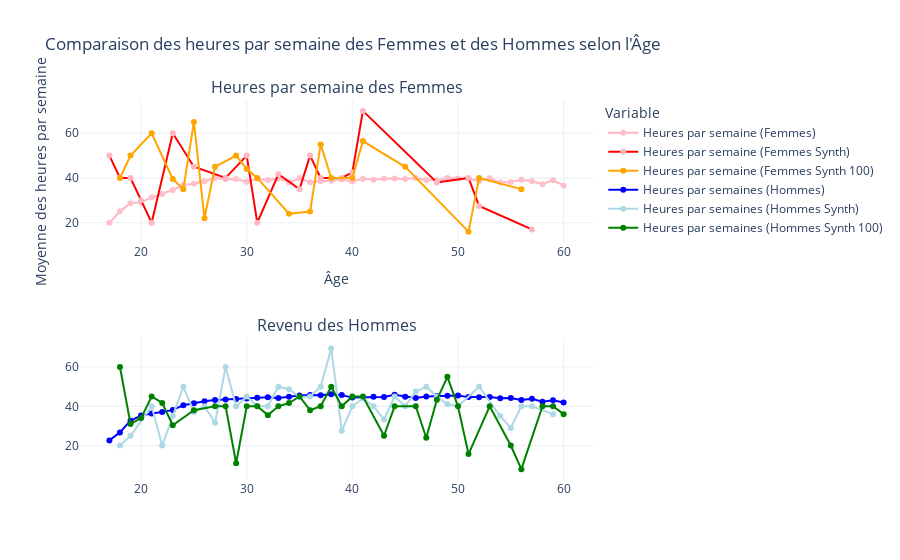

This figure's notebook cell:
### Code cell
import plotly.graph_objects as go
from plotly.subplots import make_subplots

# Créer un subplot avec 2 lignes
fig = make_subplots(rows=2, cols=1, 
                    subplot_titles=("Heures par semaine des Femmes", "Revenu des Hommes"))

# Ajout des heures par semaine pour les femmes (rose)
fig.add_trace(go.Scatter(
    x=women_avg_hours['age'], 
    y=women_avg_hours['hours_per_week'], 
    mode='lines+markers',
    name='Heures par semaine (Femmes)',
    line=dict(color='lightpink'),  # Rose clair
    marker=dict(color='pink'),       # Rose
), row=1, col=1)

# Ajout des heures par semaine pour les femmes dans synth (rose)
fig.add_trace(go.Scatter(
    x=women_avg_hours_synth['age'], 
    y=women_avg_hours_synth['hours_per_week'], 
    mode='lines+markers',
    name='Heures par semaine (Femmes Synth)',
    line=dict(color='red'),          # Rose
    marker=dict(color='lightpink')   # Rose clair
), row=1, col=1)

# Ajout des heures par semaine pour les femmes dans synth 1000 (rose)

fig.add_trace(go.Scatter(
    x = women_avg_hours_synth_1['age'],
    y = women_avg_hours_synth_1['hours_per_week'],
    mode = 'lines+markers',
    name = 'Heures par semaine (Femmes Synth 100)',
    line = dict(color = 'orange'),
    marker = dict(color = 'orange')
), row = 1, col = 1)

# Ajout des revenus pour les hommes (bleu)
fig.add_trace(go.Scatter(
    x=men_avg_income['age'], 
    y=men_avg_income['hours_per_week'], 
    mode='lines+markers',
    name='Heures par semaines (Hommes)',
    line=dict(color='blue'),         # Bleu
    marker=dict(color='blue')   # Bleu clair
), row=2, col=1)

# Ajout des revenus pour les hommes dans synth (bleu clair)
fig.add_trace(go.Scatter(
    x=men_avg_income_synth['age'], 
    y=men_avg_income_synth['hours_per_week'], 
    mode='lines+markers',
    name='Heures par semaines (Hommes Synth)',
    line=dict(color='lightblue'),    # Bleu clair
    marker=dict(color='lightblue')         # Bleu
), row=2, col=1)

# Ajout des revenus pour les hommes dans synth 1000 (bleu clair)
fig.add_trace(go.Scatter(
    x=men_avg_income_synth_1['age'],
    y=men_avg_income_synth_1['hours_per_week'],
    mode='lines+markers',
    name='Heures par semaines (Hommes Synth 100)',
    line=dict(color='green'),
    marker=dict(color='green')
), row=2, col=1)


# Mise en forme du graphique
fig.update_layout(
    title="Comparaison des heures par semaine des Femmes et des Hommes selon l'Âge",
    xaxis_title="Âge",
    yaxis_title="Moyenne des heures par semaine",
    legend_title="Variable",
    template="plotly_white"
)

# Affichage du graphique
fig.show()

### Figure 1 — Plotly figure (JSON) as saved in the notebook; plotly's stock layout.template omitted (floating-point values rounded to 4 significant figures)
{"data": [{"line": {"color": "lightpink"}, "marker": {"color": "pink"}, "mode": "lines+markers", "name": "Heures par semaine (Femmes)", "type": "scatter", "x": [17, 18, 19, 20, 21, 22, 23, 24, 25, 26, 27, 28, 29, 30, 31, 32, 33, 34, 35, 36, 37, 38, 39, 40, 41, 42, 43, 44, 45, 46, 47, 48, 49, 50, 51, 52, 53, 54, 55, 56, 57, 58, 59, 60], "xaxis": "x", "y": [19.94, 25.07, 28.66, 29.07, 31.34, 32.86, 34.64, 36.82, 37.4, 38.5, 40.01, 39.41, 39.58, 38.33, 39.63, 39.02, 39.8, 38.07, 39.88, 38.06, 38.52, 38.76, 39.32, 38.44, 39.63, 39.21, 39.69, 39.72, 39.57, 39.86, 39.13, 38.85, 40, 39.71, 39.6, 38.69, 39.85, 37.92, 38.18, 39.21, 38.58, 37.18, 39.02, 36.57], "yaxis": "y"}, {"line": {"color": "red"}, "marker": {"color": "lightpink"}, "mode": "lines+markers", "name": "Heures par semaine (Femmes Synth)", "type": "scatter", "x": [17, 18, 19, 20, 21, 23, 25, 28, 30, 31, 33, 35, 36, 37, 39, 40, 41, 48, 51, 52, 57], "xaxis": "x", "y": [50, 40, 40, 30, 20, 60, 45, 40, 50, 20, 41.67, 35, 50, 40, 40, 42.5, 70, 38, 40, 27.5, 17], "yaxis": "y"}, {"line": {"color": "orange"}, "marker": {"color": "orange"}, "mode": "lines+markers", "name": "Heures par semaine (Femmes Synth 100)", "type": "scatter", "x": [18, 19, 21, 23, 24, 25, 26, 27, 29, 30, 31, 34, 36, 37, 38, 40, 41, 45, 51, 52, 56], "xaxis": "x", "y": [40, 50, 60, 39.5, 35, 65, 22, 45, 50, 44, 40, 24, 25, 55, 40, 40, 56.5, 45, 16, 40, 35], "yaxis": "y"}, {"line": {"color": "blue"}, "marker": {"color": "blue"}, "mode": "lines+markers", "name": "Heures par semaines (Hommes)", "type": "scatter", "x": [17, 18, 19, 20, 21, 22, 23, 24, 25, 26, 27, 28, 29, 30, 31, 32, 33, 34, 35, 36, 37, 38, 39, 40, 41, 42, 43, 44, 45, 46, 47, 48, 49, 50, 51, 52, 53, 54, 55, 56, 57, 58, 59, 60], "xaxis": "x2", "y": [22.64, 26.71, 32.69, 35.26, 36.3, 37.04, 38.16, 40.49, 41.55, 42.57, 43.14, 43.48, 43.76, 43.95, 44.39, 44.6, 44.27, 44.93, 45.48, 45.7, 45.6, 46.17, 45.69, 44.42, 44.51, 44.87, 44.76, 45.84, 44.91, 44.28, 44.95, 45.22, 45.33, 45.44, 44.67, 44.66, 44.74, 44.16, 44.27, 43.22, 43.78, 42.33, 43.03, 41.89], "yaxis": "y2"}, {"line": {"color": "lightblue"}, "marker": {"color": "lightblue"}, "mode": "lines+markers", "name": "Heures par semaines (Hommes Synth)", "type": "scatter", "x": [18, 19, 21, 22, 23, 24, 25, 26, 27, 28, 29, 30, 31, 32, 33, 34, 35, 36, 37, 38, 39, 40, 41, 42, 43, 44, 45, 46, 47, 48, 49, 50, 52, 54, 55, 56, 57, 59], "xaxis": "x2", "y": [20, 25, 40, 20, 35, 50, 37, 40, 31.67, 60, 40, 45, 40, 40, 50, 48.67, 44.67, 45, 50, 69.5, 27.5, 40, 44, 40, 33.33, 45, 40, 47.5, 50, 45, 41, 40, 50, 35, 29, 40, 40, 36], "yaxis": "y2"}, {"line": {"color": "green"}, "marker": {"color": "green"}, "mode": "lines+markers", "name": "Heures par semaines (Hommes Synth 100)", "type": "scatter", "x": [18, 19, 20, 21, 22, 23, 25, 27, 28, 29, 30, 31, 32, 33, 34, 35, 36, 37, 38, 39, 40, 41, 43, 44, 46, 47, 48, 49, 50, 51, 53, 55, 56, 58, 59, 60], "xaxis": "x2", "y": [60, 31, 34, 45, 41.67, 30.33, 38, 40, 40, 11, 40, 40, 35.5, 40, 41.67, 45, 38, 40, 50, 40, 45, 45, 25, 40, 40, 24, 43.33, 55, 40, 15.67, 40, 20, 8, 40, 40, 36], "yaxis": "y2"}], "layout": {"annotations": [{"font": {"size": 16}, "showarrow": false, "text": "Heures par semaine des Femmes", "x": 0.5, "xanchor": "center", "xref": "paper", "y": 1, "yanchor": "bottom", "yref": "paper"}, {"font": {"size": 16}, "showarrow": false, "text": "Revenu des Hommes", "x": 0.5, "xanchor": "center", "xref": "paper", "y": 0.375, "yanchor": "bottom", "yref": "paper"}], "legend": {"title": {"text": "Variable"}}, "title": {"text": "Comparaison des heures par semaine des Femmes et des Hommes selon l'Âge"}, "xaxis": {"anchor": "y", "domain": [0, 1], "title": {"text": "Âge"}}, "xaxis2": {"anchor": "y2", "domain": [0, 1]}, "yaxis": {"anchor": "x", "domain": [0.625, 1], "title": {"text": "Moyenne des heures par semaine"}}, "yaxis2": {"anchor": "x2", "domain": [0, 0.375]}}}
